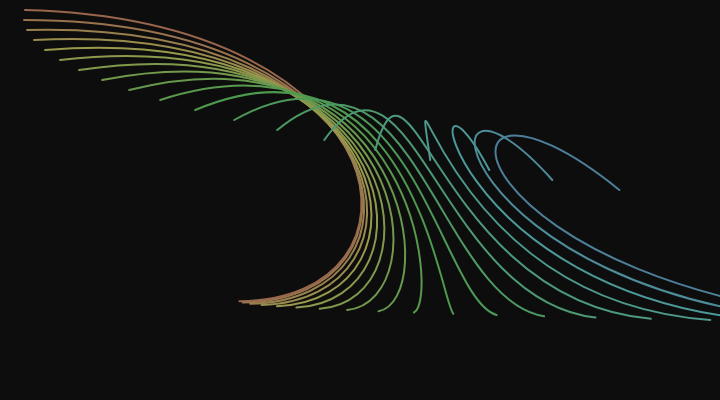
Frame 1 (no input)
Frame 60 (no input): blank canvas, image omitted
Frame 120 (the mouse pressed at the canvas centre since frame 60): blank canvas, image omitted

The p5.js sketch that drew this single still picture (run headless with seeded random() and noise() and a simulated clock; from frame 60 on, the mouse is pressed at the canvas centre):

// p5.js sketch
// ── sketch.js
//let strokeHue = 0;
let s1;
function setup() {
  createCanvas(720, 400);
  frameRate(30)
  // Remove the bezier stroke fills and establish a new
  // stroke weight. Change the color mode to HSB.
  noFill();
  strokeWeight(2);
  colorMode(HSB);
  s1 = new jsBezier(10, 30, 0, 410, 20, 440, 300, 240, 300, 0.0, 0.0, 0, 20, 200);
}

function draw() {
  describe(
    'Ten rainbow-colored lines in a bezier curve formation. The top anchors of the curves move with the cursor as it hovers over the black canvas.'
  );

  background(5);

  // Create 10 bezier lines with anchor points moving
  // with the X coordinate of the cursor.
    //stroke(strokeHue, 50, 60);
    s1.calcCurve();
    //bezier(mouseX - i / 2, 0 + i, 410, 20, 440, 300, 240 - i / 16, 300 + i / 8);
}

class jsBezier {
  strokeColor;
  strokehue;
  x1; 
  y1;
  x2;
  y2;
  x3;
  y3;
  x4;
  y4;
  xsin;
  xcos;
  speed;

  constructor(xs,x1,y1,x2,y2,x3,y3,x4,y4,sin,cos,spd,lc, a) {
    this.xspacing = xs;
    this.strokehue = 20;
    this.x1 = x1;
    this.y1 = y1;
    this.x2 = x2;
    this.y2 = y2;
    this.x3 = x3;
    this.y3 = y3;
    this.x4 = x4;
    this.y4 = y4;
    this.sin = sin;
    this.cos = cos;
    this.speed = spd;
    this.linecount = lc*10;
    this.a = a;

    if (this.strokehue > 360) {
      this.strokehue = 0;
    }
  }

  calcCurve() {
    angleMode(RADIANS);
    colorMode(HSB);

    this.speed += 0.02;

    let x = this.speed;
    for(let i = 10; i < this.linecount; i += 10) {
      this.strokehue = i + 10;
      stroke(this.strokehue, 50, 60);
      this.speed += sin(x) * this.a
      bezier(this.x1 - i / 2, this.y1 + i, this.x2, this.y2, this.x3, this.y3, this.x4 - i / 16, this.y4 + i / 8);
      this.x1 += this.speed;
      this.x4 += this.speed;
      //x += this.xspacing;
    }
  }
}
